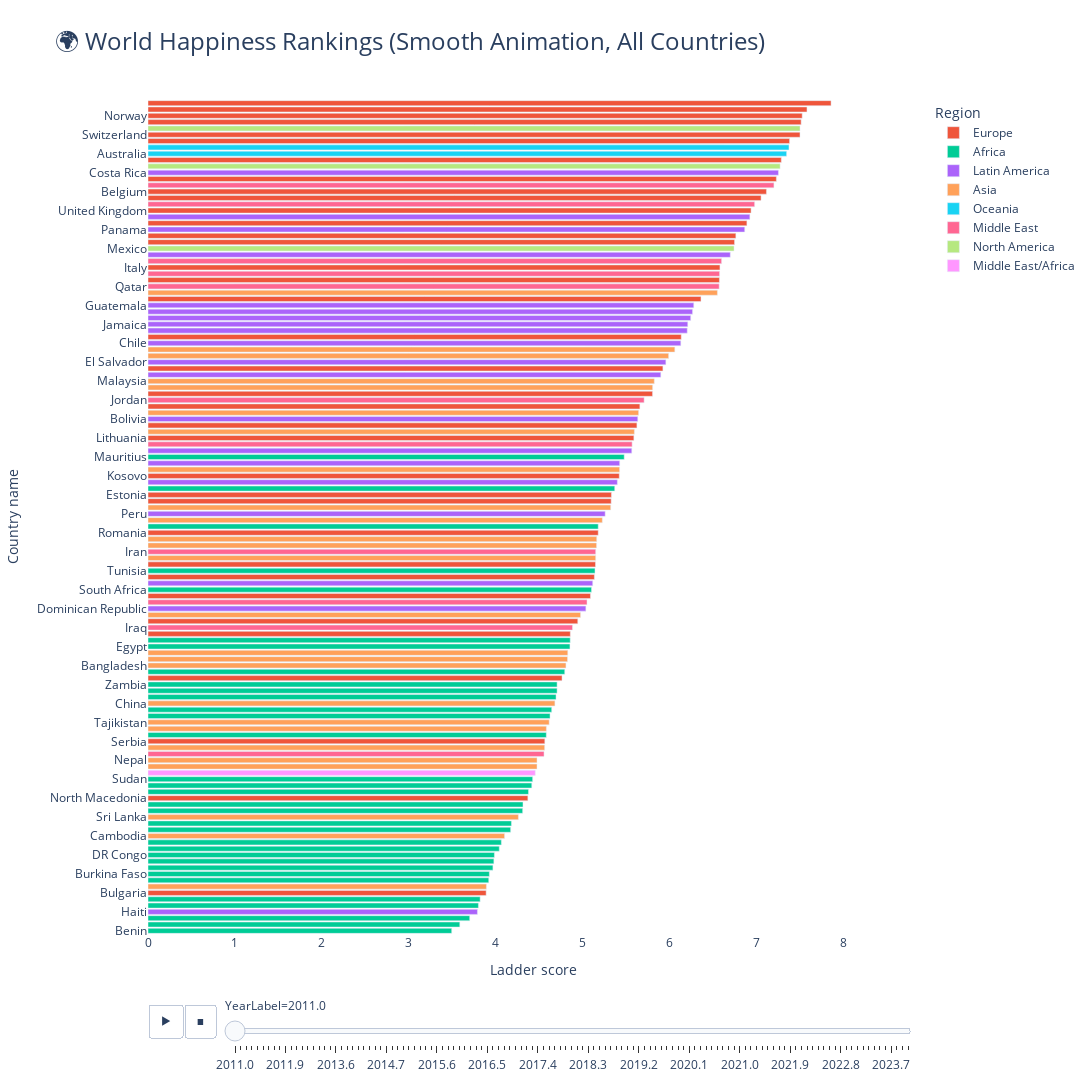

Notebook source saved alongside this figure:
### Code cell
rankings = df[["Year", "Country name", "Rank", "Ladder score", "Region"]].sort_values(["Year", "Rank"])

years = sorted(df["Year"].unique())
all_frames = []

for i in range(len(years) - 1):
    year_start, year_end = years[i], years[i+1]
    df_start = df[df["Year"] == year_start].set_index("Country name")
    df_end = df[df["Year"] == year_end].set_index("Country name")
    
    # Align by country (drop if missing in either year)
    common_countries = df_start.index.intersection(df_end.index)
    df_start, df_end = df_start.loc[common_countries], df_end.loc[common_countries]
    
    # Generate smooth intermediate frames (10 steps per year)
    steps = 10
    for j in range(steps):
        alpha = j / steps
        df_interp = df_start.copy()
        for col in ["Ladder score", "Rank"]:
            df_interp[col] = (1-alpha)*df_start[col] + alpha*df_end[col]
        df_interp["Year"] = year_start + alpha*(year_end - year_start)
        all_frames.append(df_interp.reset_index())

# Add final year
all_frames.append(df[df["Year"] == years[-1]])

# Concatenate interpolated frames
df_smooth = pd.concat(all_frames, ignore_index=True)

# Round year labels for animation
df_smooth["YearLabel"] = df_smooth["Year"].round(1).astype(str)

# -----------------------------
# Plotly Bar Chart Race
# -----------------------------
fig = px.bar(
    df_smooth,
    x="Ladder score",
    y="Country name",
    orientation="h",
    color="Region",
    animation_frame="YearLabel",
    animation_group="Country name",
    range_x=[0, df["Ladder score"].max() + 1],
    title="🌍 World Happiness Rankings (Smooth Animation, All Countries)",
    height=1400, width=1600
)

# Make Rank 1 appear at top
fig.update_layout(
    yaxis={'categoryorder':'total ascending'},
    font=dict(size=12),
    title_font=dict(size=24),
    plot_bgcolor='white'
)

# Slow down animation
fig.layout.updatemenus[0].buttons[0].args[1]['frame']['duration'] = 3000
fig.layout.updatemenus[0].buttons[0].args[1]['transition']['duration'] = 3000

fig.show()

### Figure 1 — Plotly figure (JSON) as saved in the notebook; plotly's stock layout.template omitted (floating-point values rounded to 4 significant figures)
{"data": [{"hovertemplate": "Region=Europe<br>YearLabel=2011.0<br>Ladder score=%{x}<br>Country name=%{y}<extra></extra>", "ids": ["Albania", "Austria", "Belgium", "Bosnia and Herzegovina", "Bulgaria", "Croatia", "Czechia", "Denmark", "Estonia", "Finland", "France", "Germany", "Greece", "Hungary", "Iceland", "Ireland", "Italy", "Kosovo", "Latvia", "Lithuania", "Luxembourg", "Montenegro", "Netherlands", "North Macedonia", "Norway", "Poland", "Portugal", "Romania", "Serbia", "Slovakia", "Slovenia", "Spain", "Sweden", "Switzerland", "Ukraine", "United Kingdom"], "legendgroup": "Europe", "marker": {"color": "#EF553B", "pattern": {"shape": ""}}, "name": "Europe", "orientation": "h", "showlegend": true, "textposition": "auto", "type": "bar", "x": [5.134, 7.227, 7.113, 4.857, 3.889, 5.623, 6.36, 7.856, 5.33, 7.579, 6.746, 6.572, 6.133, 4.943, 6.888, 7.284, 6.578, 5.42, 4.762, 5.588, 7.051, 5.147, 7.512, 4.369, 7.524, 5.803, 5.327, 5.178, 4.564, 5.657, 5.922, 6.761, 7.379, 7.499, 5.089, 6.936], "xaxis": "x", "y": ["Albania", "Austria", "Belgium", "Bosnia and Herzegovina", "Bulgaria", "Croatia", "Czechia", "Denmark", "Estonia", "Finland", "France", "Germany", "Greece", "Hungary", "Iceland", "Ireland", "Italy", "Kosovo", "Latvia", "Lithuania", "Luxembourg", "Montenegro", "Netherlands", "North Macedonia", "Norway", "Poland", "Portugal", "Romania", "Serbia", "Slovakia", "Slovenia", "Spain", "Sweden", "Switzerland", "Ukraine", "United Kingdom"], "yaxis": "y"}, {"hovertemplate": "Region=Africa<br>YearLabel=2011.0<br>Ladder score=%{x}<br>Country name=%{y}<extra></extra>", "ids": ["Algeria", "Benin", "Botswana", "Burkina Faso", "Cameroon", "Chad", "Comoros", "Congo", "DR Congo", "Egypt", "Ethiopia", "Ghana", "Guinea", "Kenya", "Liberia", "Libya", "Madagascar", "Malawi", "Mali", "Mauritania", "Mauritius", "Morocco", "Mozambique", "Nigeria", "Senegal", "Sierra Leone", "South Africa", "Sudan", "Tanzania", "Tunisia", "Uganda", "Zambia", "Zimbabwe"], "legendgroup": "Africa", "marker": {"color": "#00cc96", "pattern": {"shape": ""}}, "name": "Africa", "orientation": "h", "showlegend": true, "textposition": "auto", "type": "bar", "x": [5.368, 3.493, 4.581, 3.926, 4.376, 3.919, 3.7, 3.82, 3.984, 4.853, 4.064, 4.705, 4.171, 4.18, 4.04, 5.178, 4.309, 4.624, 3.967, 4.643, 5.477, 4.793, 4.693, 4.856, 4.414, 3.586, 5.101, 4.424, 3.8, 5.141, 4.313, 4.705, 3.978], "xaxis": "x", "y": ["Algeria", "Benin", "Botswana", "Burkina Faso", "Cameroon", "Chad", "Comoros", "Congo", "DR Congo", "Egypt", "Ethiopia", "Ghana", "Guinea", "Kenya", "Liberia", "Libya", "Madagascar", "Malawi", "Mali", "Mauritania", "Mauritius", "Morocco", "Mozambique", "Nigeria", "Senegal", "Sierra Leone", "South Africa", "Sudan", "Tanzania", "Tunisia", "Uganda", "Zambia", "Zimbabwe"], "yaxis": "y"}, {"hovertemplate": "Region=Latin America<br>YearLabel=2011.0<br>Ladder score=%{x}<br>Country name=%{y}<extra></extra>", "ids": ["Argentina", "Bolivia", "Brazil", "Chile", "Colombia", "Costa Rica", "Dominican Republic", "Ecuador", "El Salvador", "Guatemala", "Haiti", "Honduras", "Jamaica", "Nicaragua", "Panama", "Paraguay", "Peru", "Trinidad and Tobago", "Uruguay", "Venezuela"], "legendgroup": "Latin America", "marker": {"color": "#ab63fa", "pattern": {"shape": ""}}, "name": "Latin America", "orientation": "h", "showlegend": true, "textposition": "auto", "type": "bar", "x": [6.242, 5.633, 6.697, 6.128, 6.202, 7.251, 5.036, 5.425, 5.956, 6.277, 3.789, 5.564, 6.208, 5.115, 6.863, 5.398, 5.258, 6.263, 5.898, 6.922], "xaxis": "x", "y": ["Argentina", "Bolivia", "Brazil", "Chile", "Colombia", "Costa Rica", "Dominican Republic", "Ecuador", "El Salvador", "Guatemala", "Haiti", "Honduras", "Jamaica", "Nicaragua", "Panama", "Paraguay", "Peru", "Trinidad and Tobago", "Uruguay", "Venezuela"], "yaxis": "y"}, {"hovertemplate": "Region=Asia<br>YearLabel=2011.0<br>Ladder score=%{x}<br>Country name=%{y}<extra></extra>", "ids": ["Armenia", "Azerbaijan", "Bangladesh", "Cambodia", "China", "Georgia", "Hong Kong SAR of China", "India", "Indonesia", "Japan", "Kazakhstan", "Kyrgyzstan", "Lao PDR", "Malaysia", "Mongolia", "Myanmar", "Nepal", "Pakistan", "Philippines", "Republic of Korea", "Singapore", "Sri Lanka", "Taiwan Province of China", "Tajikistan", "Thailand", "Uzbekistan"], "legendgroup": "Asia", "marker": {"color": "#FFA15A", "pattern": {"shape": ""}}, "name": "Asia", "orientation": "h", "showlegend": true, "textposition": "auto", "type": "bar", "x": [4.474, 4.582, 4.807, 4.101, 4.68, 3.892, 5.424, 4.975, 5.159, 6.059, 5.594, 4.828, 5.161, 5.823, 4.562, 5.322, 4.474, 5.149, 4.825, 5.643, 6.549, 4.26, 5.988, 4.614, 5.804, 5.225], "xaxis": "x", "y": ["Armenia", "Azerbaijan", "Bangladesh", "Cambodia", "China", "Georgia", "Hong Kong SAR of China", "India", "Indonesia", "Japan", "Kazakhstan", "Kyrgyzstan", "Lao PDR", "Malaysia", "Mongolia", "Myanmar", "Nepal", "Pakistan", "Philippines", "Republic of Korea", "Singapore", "Sri Lanka", "Taiwan Province of China", "Tajikistan", "Thailand", "Uzbekistan"], "yaxis": "y"}, {"hovertemplate": "Region=Oceania<br>YearLabel=2011.0<br>Ladder score=%{x}<br>Country name=%{y}<extra></extra>", "ids": ["Australia", "New Zealand"], "legendgroup": "Oceania", "marker": {"color": "#19d3f3", "pattern": {"shape": ""}}, "name": "Oceania", "orientation": "h", "showlegend": true, "textposition": "auto", "type": "bar", "x": [7.345, 7.372], "xaxis": "x", "y": ["Australia", "New Zealand"], "yaxis": "y"}, {"hovertemplate": "Region=Middle East<br>YearLabel=2011.0<br>Ladder score=%{x}<br>Country name=%{y}<extra></extra>", "ids": ["Bahrain", "Iran", "Iraq", "Israel", "Jordan", "Kuwait", "Lebanon", "Qatar", "Saudi Arabia", "State of Palestine", "United Arab Emirates"], "legendgroup": "Middle East", "marker": {"color": "#FF6692", "pattern": {"shape": ""}}, "name": "Middle East", "orientation": "h", "showlegend": true, "textposition": "auto", "type": "bar", "x": [5.568, 5.149, 4.882, 7.199, 5.706, 6.574, 5.049, 6.569, 6.597, 4.555, 6.977], "xaxis": "x", "y": ["Bahrain", "Iran", "Iraq", "Israel", "Jordan", "Kuwait", "Lebanon", "Qatar", "Saudi Arabia", "State of Palestine", "United Arab Emirates"], "yaxis": "y"}, {"hovertemplate": "Region=North America<br>YearLabel=2011.0<br>Ladder score=%{x}<br>Country name=%{y}<extra></extra>", "ids": ["Canada", "Mexico", "United States"], "legendgroup": "North America", "marker": {"color": "#B6E880", "pattern": {"shape": ""}}, "name": "North America", "orientation": "h", "showlegend": true, "textposition": "auto", "type": "bar", "x": [7.499, 6.74, 7.27], "xaxis": "x", "y": ["Canada", "Mexico", "United States"], "yaxis": "y"}, {"hovertemplate": "Region=Middle East/Africa<br>YearLabel=2011.0<br>Ladder score=%{x}<br>Country name=%{y}<extra></extra>", "ids": ["Yemen"], "legendgroup": "Middle East/Africa", "marker": {"color": "#FF97FF", "pattern": {"shape": ""}}, "name": "Middle East/Africa", "orientation": "h", "showlegend": true, "textposition": "auto", "type": "bar", "x": [4.454], "xaxis": "x", "y": ["Yemen"], "yaxis": "y"}], "layout": {"barmode": "relative", "font": {"size": 12}, "height": 1400, "legend": {"title": {"text": "Region"}, "tracegroupgap": 0}, "plot_bgcolor": "white", "sliders": [{"active": 0, "currentvalue": {"prefix": "YearLabel="}, "len": 0.9, "pad": {"b": 10, "t": 60}, "steps": [{"args": [["2011.0"], {"frame": {"duration": 0, "redraw": true}, "fromcurrent": true, "mode": "immediate", "transition": {"duration": 0, "easing": "linear"}}], "label": "2011.0", "method": "animate"}, {"args": [["2011.1"], {"frame": {"duration": 0, "redraw": true}, "fromcurrent": true, "mode": "immediate", "transition": {"duration": 0, "easing": "linear"}}], "label": "2011.1", "method": "animate"}, {"args": [["2011.2"], {"frame": {"duration": 0, "redraw": true}, "fromcurrent": true, "mode": "immediate", "transition": {"duration": 0, "easing": "linear"}}], "label": "2011.2", "method": "animate"}, {"args": [["2011.3"], {"frame": {"duration": 0, "redraw": true}, "fromcurrent": true, "mode": "immediate", "transition": {"duration": 0, "easing": "linear"}}], "label": "2011.3", "method": "animate"}, {"args": [["2011.4"], {"frame": {"duration": 0, "redraw": true}, "fromcurrent": true, "mode": "immediate", "transition": {"duration": 0, "easing": "linear"}}], "label": "2011.4", "method": "animate"}, {"args": [["2011.5"], {"frame": {"duration": 0, "redraw": true}, "fromcurrent": true, "mode": "immediate", "transition": {"duration": 0, "easing": "linear"}}], "label": "2011.5", "method": "animate"}, {"args": [["2011.6"], {"frame": {"duration": 0, "redraw": true}, "fromcurrent": true, "mode": "immediate", "transition": {"duration": 0, "easing": "linear"}}], "label": "2011.6", "method": "animate"}, {"args": [["2011.7"], {"frame": {"duration": 0, "redraw": true}, "fromcurrent": true, "mode": "immediate", "transition": {"duration": 0, "easing": "linear"}}], "label": "2011.7", "method": "animate"}, {"args": [["2011.8"], {"frame": {"duration": 0, "redraw": true}, "fromcurrent": true, "mode": "immediate", "transition": {"duration": 0, "easing": "linear"}}], "label": "2011.8", "method": "animate"}, {"args": [["2011.9"], {"frame": {"duration": 0, "redraw": true}, "fromcurrent": true, "mode": "immediate", "transition": {"duration": 0, "easing": "linear"}}], "label": "2011.9", "method": "animate"}, {"args": [["2012.0"], {"frame": {"duration": 0, "redraw": true}, "fromcurrent": true, "mode": "immediate", "transition": {"duration": 0, "easing": "linear"}}], "label": "2012.0", "method": "animate"}, {"args": [["2012.2"], {"frame": {"duration": 0, "redraw": true}, "fromcurrent": true, "mode": "immediate", "transition": {"duration": 0, "easing": "linear"}}], "label": "2012.2", "method": "animate"}, {"args": [["2012.4"], {"frame": {"duration": 0, "redraw": true}, "fromcurrent": true, "mode": "immediate", "transition": {"duration": 0, "easing": "linear"}}], "label": "2012.4", "method": "animate"}, {"args": [["2012.6"], {"frame": {"duration": 0, "redraw": true}, "fromcurrent": true, "mode": "immediate", "transition": {"duration": 0, "easing": "linear"}}], "label": "2012.6", "method": "animate"}, {"args": [["2012.8"], {"frame": {"duration": 0, "redraw": true}, "fromcurrent": true, "mode": "immediate", "transition": {"duration": 0, "easing": "linear"}}], "label": "2012.8", "method": "animate"}, {"args": [["2013.0"], {"frame": {"duration": 0, "redraw": true}, "fromcurrent": true, "mode": "immediate", "transition": {"duration": 0, "easing": "linear"}}], "label": "2013.0", "method": "animate"}, {"args": [["2013.2"], {"frame": {"duration": 0, "redraw": true}, "fromcurrent": true, "mode": "immediate", "transition": {"duration": 0, "easing": "linear"}}], "label": "2013.2", "method": "animate"}, {"args": [["2013.4"], {"frame": {"duration": 0, "redraw": true}, "fromcurrent": true, "mode": "immediate", "transition": {"duration": 0, "easing": "linear"}}], "label": "2013.4", "method": "animate"}, {"args": [["2013.6"], {"frame": {"duration": 0, "redraw": true}, "fromcurrent": true, "mode": "immediate", "transition": {"duration": 0, "easing": "linear"}}], "label": "2013.6", "method": "animate"}, {"args": [["2013.8"], {"frame": {"duration": 0, "redraw": true}, "fromcurrent": true, "mode": "immediate", "transition": {"duration": 0, "easing": "linear"}}], "label": "2013.8", "method": "animate"}, {"args": [["2014.0"], {"frame": {"duration": 0, "redraw": true}, "fromcurrent": true, "mode": "immediate", "transition": {"duration": 0, "easing": "linear"}}], "label": "2014.0", "method": "animate"}, {"args": [["2014.1"], {"frame": {"duration": 0, "redraw": true}, "fromcurrent": true, "mode": "immediate", "transition": {"duration": 0, "easing": "linear"}}], "label": "2014.1", "method": "animate"}, {"args": [["2014.2"], {"frame": {"duration": 0, "redraw": true}, "fromcurrent": true, "mode": "immediate", "transition": {"duration": 0, "easing": "linear"}}], "label": "2014.2", "method": "animate"}, {"args": [["2014.3"], {"frame": {"duration": 0, "redraw": true}, "fromcurrent": true, "mode": "immediate", "transition": {"duration": 0, "easing": "linear"}}], "label": "2014.3", "method": "animate"}, {"args": [["2014.4"], {"frame": {"duration": 0, "redraw": true}, "fromcurrent": true, "mode": "immediate", "transition": {"duration": 0, "easing": "linear"}}], "label": "2014.4", "method": "animate"}, {"args": [["2014.5"], {"frame": {"duration": 0, "redraw": true}, "fromcurrent": true, "mode": "immediate", "transition": {"duration": 0, "easing": "linear"}}], "label": "2014.5", "method": "animate"}, {"args": [["2014.6"], {"frame": {"duration": 0, "redraw": true}, "fromcurrent": true, "mode": "immediate", "transition": {"duration": 0, "easing": "linear"}}], "label": "2014.6", "method": "animate"}, {"args": [["2014.7"], {"frame": {"duration": 0, "redraw": true}, "fromcurrent": true, "mode": "immediate", "transition": {"duration": 0, "easing": "linear"}}], "label": "2014.7", "method": "animate"}, {"args": [["2014.8"], {"frame": {"duration": 0, "redraw": true}, "fromcurrent": true, "mode": "immediate", "transition": {"duration": 0, "easing": "linear"}}], "label": "2014.8", "method": "animate"}, {"args": [["2014.9"], {"frame": {"duration": 0, "redraw": true}, "fromcurrent": true, "mode": "immediate", "transition": {"duration": 0, "easing": "linear"}}], "label": "2014.9", "method": "animate"}, {"args": [["2015.0"], {"frame": {"duration": 0, "redraw": true}, "fromcurrent": true, "mode": "immediate", "transition": {"duration": 0, "easing": "linear"}}], "label": "2015.0", "method": "animate"}, {"args": [["2015.1"], {"frame": {"duration": 0, "redraw": true}, "fromcurrent": true, "mode": "immediate", "transition": {"duration": 0, "easing": "linear"}}], "label": "2015.1", "method": "animate"}, {"args": [["2015.2"], {"frame": {"duration": 0, "redraw": true}, "fromcurrent": true, "mode": "immediate", "transition": {"duration": 0, "easing": "linear"}}], "label": "2015.2", "method": "animate"}, {"args": [["2015.3"], {"frame": {"duration": 0, "redraw": true}, "fromcurrent": true, "mode": "immediate", "transition": {"duration": 0, "easing": "linear"}}], "label": "2015.3", "method": "animate"}, {"args": [["2015.4"], {"frame": {"duration": 0, "redraw": true}, "fromcurrent": true, "mode": "immediate", "transition": {"duration": 0, "easing": "linear"}}], "label": "2015.4", "method": "animate"}, {"args": [["2015.5"], {"frame": {"duration": 0, "redraw": true}, "fromcurrent": true, "mode": "immediate", "transition": {"duration": 0, "easing": "linear"}}], "label": "2015.5", "method": "animate"}, {"args": [["2015.6"], {"frame": {"duration": 0, "redraw": true}, "fromcurrent": true, "mode": "immediate", "transition": {"duration": 0, "easing": "linear"}}], "label": "2015.6", "method": "animate"}, {"args": [["2015.7"], {"frame": {"duration": 0, "redraw": true}, "fromcurrent": true, "mode": "immediate", "transition": {"duration": 0, "easing": "linear"}}], "label": "2015.7", "method": "animate"}, {"args": [["2015.8"], {"frame": {"duration": 0, "redraw": true}, "fromcurrent": true, "mode": "immediate", "transition": {"duration": 0, "easing": "linear"}}], "label": "2015.8", "method": "animate"}, {"args": [["2015.9"], {"frame": {"duration": 0, "redraw": true}, "fromcurrent": true, "mode": "immediate", "transition": {"duration": 0, "easing": "linear"}}], "label": "2015.9", "method": "animate"}, {"args": [["2016.0"], {"frame": {"duration": 0, "redraw": true}, "fromcurrent": true, "mode": "immediate", "transition": {"duration": 0, "easing": "linear"}}], "label": "2016.0", "method": "animate"}, {"args": [["2016.1"], {"frame": {"duration": 0, "redraw": true}, "fromcurrent": true, "mode": "immediate", "transition": {"duration": 0, "easing": "linear"}}], "label": "2016.1", "method": "animate"}, {"args": [["2016.2"], {"frame": {"duration": 0, "redraw": true}, "fromcurrent": true, "mode": "immediate", "transition": {"duration": 0, "easing": "linear"}}], "label": "2016.2", "method": "animate"}, {"args": [["2016.3"], {"frame": {"duration": 0, "redraw": true}, "fromcurrent": true, "mode": "immediate", "transition": {"duration": 0, "easing": "linear"}}], "label": "2016.3", "method": "animate"}, {"args": [["2016.4"], {"frame": {"duration": 0, "redraw": true}, "fromcurrent": true, "mode": "immediate", "transition": {"duration": 0, "easing": "linear"}}], "label": "2016.4", "method": "animate"}, {"args": [["2016.5"], {"frame": {"duration": 0, "redraw": true}, "fromcurrent": true, "mode": "immediate", "transition": {"duration": 0, "easing": "linear"}}], "label": "2016.5", "method": "animate"}, {"args": [["2016.6"], {"frame": {"duration": 0, "redraw": true}, "fromcurrent": true, "mode": "immediate", "transition": {"duration": 0, "easing": "linear"}}], "label": "2016.6", "method": "animate"}, {"args": [["2016.7"], {"frame": {"duration": 0, "redraw": true}, "fromcurrent": true, "mode": "immediate", "transition": {"duration": 0, "easing": "linear"}}], "label": "2016.7", "method": "animate"}, {"args": [["2016.8"], {"frame": {"duration": 0, "redraw": true}, "fromcurrent": true, "mode": "immediate", "transition": {"duration": 0, "easing": "linear"}}], "label": "2016.8", "method": "animate"}, {"args": [["2016.9"], {"frame": {"duration": 0, "redraw": true}, "fromcurrent": true, "mode": "immediate", "transition": {"duration": 0, "easing": "linear"}}], "label": "2016.9", "method": "animate"}, {"args": [["2017.0"], {"frame": {"duration": 0, "redraw": true}, "fromcurrent": true, "mode": "immediate", "transition": {"duration": 0, "easing": "linear"}}], "label": "2017.0", "method": "animate"}, {"args": [["2017.1"], {"frame": {"duration": 0, "redraw": true}, "fromcurrent": true, "mode": "immediate", "transition": {"duration": 0, "easing": "linear"}}], "label": "2017.1", "method": "animate"}, {"args": [["2017.2"], {"frame": {"duration": 0, "redraw": true}, "fromcurrent": true, "mode": "immediate", "transition": {"duration": 0, "easing": "linear"}}], "label": "2017.2", "method": "animate"}, {"args": [["2017.3"], {"frame": {"duration": 0, "redraw": true}, "fromcurrent": true, "mode": "immediate", "transition": {"duration": 0, "easing": "linear"}}], "label": "2017.3", "method": "animate"}, {"args": [["2017.4"], {"frame": {"duration": 0, "redraw": true}, "fromcurrent": true, "mode": "immediate", "transition": {"duration": 0, "easing": "linear"}}], "label": "2017.4", "method": "animate"}, {"args": [["2017.5"], {"frame": {"duration": 0, "redraw": true}, "fromcurrent": true, "mode": "immediate", "transition": {"duration": 0, "easing": "linear"}}], "label": "2017.5", "method": "animate"}, {"args": [["2017.6"], {"frame": {"duration": 0, "redraw": true}, "fromcurrent": true, "mode": "immediate", "transition": {"duration": 0, "easing": "linear"}}], "label": "2017.6", "method": "animate"}, {"args": [["2017.7"], {"frame": {"duration": 0, "redraw": true}, "fromcurrent": true, "mode": "immediate", "transition": {"duration": 0, "easing": "linear"}}], "label": "2017.7", "method": "animate"}, {"args": [["2017.8"], {"frame": {"duration": 0, "redraw": true}, "fromcurrent": true, "mode": "immediate", "transition": {"duration": 0, "easing": "linear"}}], "label": "2017.8", "method": "animate"}, {"args": [["2017.9"], {"frame": {"duration": 0, "redraw": true}, "fromcurrent": true, "mode": "immediate", "transition": {"duration": 0, "easing": "linear"}}], "label": "2017.9", "method": "animate"}, {"args": [["2018.0"], {"frame": {"duration": 0, "redraw": true}, "fromcurrent": true, "mode": "immediate", "transition": {"duration": 0, "easing": "linear"}}], "label": "2018.0", "method": "animate"}, {"args": [["2018.1"], {"frame": {"duration": 0, "redraw": true}, "fromcurrent": true, "mode": "immediate", "transition": {"duration": 0, "easing": "linear"}}], "label": "2018.1", "method": "animate"}, {"args": [["2018.2"], {"frame": {"duration": 0, "redraw": true}, "fromcurrent": true, "mode": "immediate", "transition": {"duration": 0, "easing": "linear"}}], "label": "2018.2", "method": "animate"}, {"args": [["2018.3"], {"frame": {"duration": 0, "redraw": true}, "fromcurrent": true, "mode": "immediate", "transition": {"duration": 0, "easing": "linear"}}], "label": "2018.3", "method": "animate"}, {"args": [["2018.4"], {"frame": {"duration": 0, "redraw": true}, "fromcurrent": true, "mode": "immediate", "transition": {"duration": 0, "easing": "linear"}}], "label": "2018.4", "method": "animate"}, {"args": [["2018.5"], {"frame": {"duration": 0, "redraw": true}, "fromcurrent": true, "mode": "immediate", "transition": {"duration": 0, "easing": "linear"}}], "label": "2018.5", "method": "animate"}, {"args": [["2018.6"], {"frame": {"duration": 0, "redraw": true}, "fromcurrent": true, "mode": "immediate", "transition": {"duration": 0, "easing": "linear"}}], "label": "2018.6", "method": "animate"}, {"args": [["2018.7"], {"frame": {"duration": 0, "redraw": true}, "fromcurrent": true, "mode": "immediate", "transition": {"duration": 0, "easing": "linear"}}], "label": "2018.7", "method": "animate"}, {"args": [["2018.8"], {"frame": {"duration": 0, "redraw": true}, "fromcurrent": true, "mode": "immediate", "transition": {"duration": 0, "easing": "linear"}}], "label": "2018.8", "method": "animate"}, {"args": [["2018.9"], {"frame": {"duration": 0, "redraw": true}, "fromcurrent": true, "mode": "immediate", "transition": {"duration": 0, "easing": "linear"}}], "label": "2018.9", "method": "animate"}, {"args": [["2019.0"], {"frame": {"duration": 0, "redraw": true}, "fromcurrent": true, "mode": "immediate", "transition": {"duration": 0, "easing": "linear"}}], "label": "2019.0", "method": "animate"}, {"args": [["2019.1"], {"frame": {"duration": 0, "redraw": true}, "fromcurrent": true, "mode": "immediate", "transition": {"duration": 0, "easing": "linear"}}], "label": "2019.1", "method": "animate"}, {"args": [["2019.2"], {"frame": {"duration": 0, "redraw": true}, "fromcurrent": true, "mode": "immediate", "transition": {"duration": 0, "easing": "linear"}}], "label": "2019.2", "method": "animate"}, {"args": [["2019.3"], {"frame": {"duration": 0, "redraw": true}, "fromcurrent": true, "mode": "immediate", "transition": {"duration": 0, "easing": "linear"}}], "label": "2019.3", "method": "animate"}, {"args": [["2019.4"], {"frame": {"duration": 0, "redraw": true}, "fromcurrent": true, "mode": "immediate", "transition": {"duration": 0, "easing": "linear"}}], "label": "2019.4", "method": "animate"}, {"args": [["2019.5"], {"frame": {"duration": 0, "redraw": true}, "fromcurrent": true, "mode": "immediate", "transition": {"duration": 0, "easing": "linear"}}], "label": "2019.5", "method": "animate"}, {"args": [["2019.6"], {"frame": {"duration": 0, "redraw": true}, "fromcurrent": true, "mode": "immediate", "transition": {"duration": 0, "easing": "linear"}}], "label": "2019.6", "method": "animate"}, {"args": [["2019.7"], {"frame": {"duration": 0, "redraw": true}, "fromcurrent": true, "mode": "immediate", "transition": {"duration": 0, "easing": "linear"}}], "label": "2019.7", "method": "animate"}, {"args": [["2019.8"], {"frame": {"duration": 0, "redraw": true}, "fromcurrent": true, "mode": "immediate", "transition": {"duration": 0, "easing": "linear"}}], "label": "2019.8", "method": "animate"}, {"args": [["2019.9"], {"frame": {"duration": 0, "redraw": true}, "fromcurrent": true, "mode": "immediate", "transition": {"duration": 0, "easing": "linear"}}], "label": "2019.9", "method": "animate"}, {"args": [["2020.0"], {"frame": {"duration": 0, "redraw": true}, "fromcurrent": true, "mode": "immediate", "transition": {"duration": 0, "easing": "linear"}}], "label": "2020.0", "method": "animate"}, {"args": [["2020.1"], {"frame": {"duration": 0, "redraw": true}, "fromcurrent": true, "mode": "immediate", "transition": {"duration": 0, "easing": "linear"}}], "label": "2020.1", "method": "animate"}, {"args": [["2020.2"], {"frame": {"duration": 0, "redraw": true}, "fromcurrent": true, "mode": "immediate", "transition": {"duration": 0, "easing": "linear"}}], "label": "2020.2", "method": "animate"}, {"args": [["2020.3"], {"frame": {"duration": 0, "redraw": true}, "fromcurrent": true, "mode": "immediate", "transition": {"duration": 0, "easing": "linear"}}], "label": "2020.3", "method": "animate"}, {"args": [["2020.4"], {"frame": {"duration": 0, "redraw": true}, "fromcurrent": true, "mode": "immediate", "transition": {"duration": 0, "easing": "linear"}}], "label": "2020.4", "method": "animate"}, {"args": [["2020.5"], {"frame": {"duration": 0, "redraw": true}, "fromcurrent": true, "mode": "immediate", "transition": {"duration": 0, "easing": "linear"}}], "label": "2020.5", "method": "animate"}, {"args": [["2020.6"], {"frame": {"duration": 0, "redraw": true}, "fromcurrent": true, "mode": "immediate", "transition": {"duration": 0, "easing": "linear"}}], "label": "2020.6", "method": "animate"}, {"args": [["2020.7"], {"frame": {"duration": 0, "redraw": true}, "fromcurrent": true, "mode": "immediate", "transition": {"duration": 0, "easing": "linear"}}], "label": "2020.7", "method": "animate"}, {"args": [["2020.8"], {"frame": {"duration": 0, "redraw": true}, "fromcurrent": true, "mode": "immediate", "transition": {"duration": 0, "easing": "linear"}}], "label": "2020.8", "method": "animate"}, {"args": [["2020.9"], {"frame": {"duration": 0, "redraw": true}, "fromcurrent": true, "mode": "immediate", "transition": {"duration": 0, "easing": "linear"}}], "label": "2020.9", "method": "animate"}, {"args": [["2021.0"], {"frame": {"duration": 0, "redraw": true}, "fromcurrent": true, "mode": "immediate", "transition": {"duration": 0, "easing": "linear"}}], "label": "2021.0", "method": "animate"}, {"args": [["2021.1"], {"frame": {"duration": 0, "redraw": true}, "fromcurrent": true, "mode": "immediate", "transition": {"duration": 0, "easing": "linear"}}], "label": "2021.1", "method": "animate"}, {"args": [["2021.2"], {"frame": {"duration": 0, "redraw": true}, "fromcurrent": true, "mode": "immediate", "transition": {"duration": 0, "easing": "linear"}}], "label": "2021.2", "method": "animate"}, {"args": [["2021.3"], {"frame": {"duration": 0, "redraw": true}, "fromcurrent": true, "mode": "immediate", "transition": {"duration": 0, "easing": "linear"}}], "label": "2021.3", "method": "animate"}, {"args": [["2021.4"], {"frame": {"duration": 0, "redraw": true}, "fromcurrent": true, "mode": "immediate", "transition": {"duration": 0, "easing": "linear"}}], "label": "2021.4", "method": "animate"}, {"args": [["2021.5"], {"frame": {"duration": 0, "redraw": true}, "fromcurrent": true, "mode": "immediate", "transition": {"duration": 0, "easing": "linear"}}], "label": "2021.5", "method": "animate"}, {"args": [["2021.6"], {"frame": {"duration": 0, "redraw": true}, "fromcurrent": true, "mode": "immediate", "transition": {"duration": 0, "easing": "linear"}}], "label": "2021.6", "method": "animate"}, {"args": [["2021.7"], {"frame": {"duration": 0, "redraw": true}, "fromcurrent": true, "mode": "immediate", "transition": {"duration": 0, "easing": "linear"}}], "label": "2021.7", "method": "animate"}, {"args": [["2021.8"], {"frame": {"duration": 0, "redraw": true}, "fromcurrent": true, "mode": "immediate", "transition": {"duration": 0, "easing": "linear"}}], "label": "2021.8", "method": "animate"}, {"args": [["2021.9"], {"frame": {"duration": 0, "redraw": true}, "fromcurrent": true, "mode": "immediate", "transition": {"duration": 0, "easing": "linear"}}], "label": "2021.9", "method": "animate"}, {"args": [["2022.0"], {"frame": {"duration": 0, "redraw": true}, "fromcurrent": true, "mode": "immediate", "transition": {"duration": 0, "easing": "linear"}}], "label": "2022.0", "method": "animate"}, {"args": [["2022.1"], {"frame": {"duration": 0, "redraw": true}, "fromcurrent": true, "mode": "immediate", "transition": {"duration": 0, "easing": "linear"}}], "label": "2022.1", "method": "animate"}, {"args": [["2022.2"], {"frame": {"duration": 0, "redraw": true}, "fromcurrent": true, "mode": "immediate", "transition": {"duration": 0, "easing": "linear"}}], "label": "2022.2", "method": "animate"}, {"args": [["2022.3"], {"frame": {"duration": 0, "redraw": true}, "fromcurrent": true, "mode": "immediate", "transition": {"duration": 0, "easing": "linear"}}], "label": "2022.3", "method": "animate"}, {"args": [["2022.4"], {"frame": {"duration": 0, "redraw": true}, "fromcurrent": true, "mode": "immediate", "transition": {"duration": 0, "easing": "linear"}}], "label": "2022.4", "method": "animate"}, {"args": [["2022.5"], {"frame": {"duration": 0, "redraw": true}, "fromcurrent": true, "mode": "immediate", "transition": {"duration": 0, "easing": "linear"}}], "label": "2022.5", "method": "animate"}, {"args": [["2022.6"], {"frame": {"duration": 0, "redraw": true}, "fromcurrent": true, "mode": "immediate", "transition": {"duration": 0, "easing": "linear"}}], "label": "2022.6", "method": "animate"}, {"args": [["2022.7"], {"frame": {"duration": 0, "redraw": true}, "fromcurrent": true, "mode": "immediate", "transition": {"duration": 0, "easing": "linear"}}], "label": "2022.7", "method": "animate"}, {"args": [["2022.8"], {"frame": {"duration": 0, "redraw": true}, "fromcurrent": true, "mode": "immediate", "transition": {"duration": 0, "easing": "linear"}}], "label": "2022.8", "method": "animate"}, {"args": [["2022.9"], {"frame": {"duration": 0, "redraw": true}, "fromcurrent": true, "mode": "immediate", "transition": {"duration": 0, "easing": "linear"}}], "label": "2022.9", "method": "animate"}, {"args": [["2023.0"], {"frame": {"duration": 0, "redraw": true}, "fromcurrent": true, "mode": "immediate", "transition": {"duration": 0, "easing": "linear"}}], "label": "2023.0", "method": "animate"}, {"args": [["2023.1"], {"frame": {"duration": 0, "redraw": true}, "fromcurrent": true, "mode": "immediate", "transition": {"duration": 0, "easing": "linear"}}], "label": "2023.1", "method": "animate"}, {"args": [["2023.2"], {"frame": {"duration": 0, "redraw": true}, "fromcurrent": true, "mode": "immediate", "transition": {"duration": 0, "easing": "linear"}}], "label": "2023.2", "method": "animate"}, {"args": [["2023.3"], {"frame": {"duration": 0, "redraw": true}, "fromcurrent": true, "mode": "immediate", "transition": {"duration": 0, "easing": "linear"}}], "label": "2023.3", "method": "animate"}, {"args": [["2023.4"], {"frame": {"duration": 0, "redraw": true}, "fromcurrent": true, "mode": "immediate", "transition": {"duration": 0, "easing": "linear"}}], "label": "2023.4", "method": "animate"}, {"args": [["2023.5"], {"frame": {"duration": 0, "redraw": true}, "fromcurrent": true, "mode": "immediate", "transition": {"duration": 0, "easing": "linear"}}], "label": "2023.5", "method": "animate"}, {"args": [["2023.6"], {"frame": {"duration": 0, "redraw": true}, "fromcurrent": true, "mode": "immediate", "transition": {"duration": 0, "easing": "linear"}}], "label": "2023.6", "method": "animate"}, {"args": [["2023.7"], {"frame": {"duration": 0, "redraw": true}, "fromcurrent": true, "mode": "immediate", "transition": {"duration": 0, "easing": "linear"}}], "label": "2023.7", "method": "animate"}, {"args": [["2023.8"], {"frame": {"duration": 0, "redraw": true}, "fromcurrent": true, "mode": "immediate", "transition": {"duration": 0, "easing": "linear"}}], "label": "2023.8", "method": "animate"}, {"args": [["2023.9"], {"frame": {"duration": 0, "redraw": true}, "fromcurrent": true, "mode": "immediate", "transition": {"duration": 0, "easing": "linear"}}], "label": "2023.9", "method": "animate"}, {"args": [["2024.0"], {"frame": {"duration": 0, "redraw": true}, "fromcurrent": true, "mode": "immediate", "transition": {"duration": 0, "easing": "linear"}}], "label": "2024.0", "method": "animate"}], "x": 0.1, "xanchor": "left", "y": 0, "yanchor": "top"}], "title": {"font": {"size": 24}, "text": "🌍 World Happiness Rankings (Smooth Animation, All Countries)"}, "updatemenus": [{"buttons": [{"args": [null, {"frame": {"duration": 3000, "redraw": true}, "fromcurrent": true, "mode": "immediate", "transition": {"duration": 3000, "easing": "linear"}}], "label": "&#9654;", "method": "animate"}, {"args": [[null], {"frame": {"duration": 0, "redraw": true}, "fromcurrent": true, "mode": "immediate", "transition": {"duration": 0, "easing": "linear"}}], "label": "&#9724;", "method": "animate"}], "direction": "left", "pad": {"r": 10, "t": 70}, "showactive": false, "type": "buttons", "x": 0.1, "xanchor": "right", "y": 0, "yanchor": "top"}], "width": 1600, "xaxis": {"anchor": "y", "domain": [0, 1], "range": [0, 8.856], "title": {"text": "Ladder score"}}, "yaxis": {"anchor": "x", "categoryorder": "total ascending", "domain": [0, 1], "title": {"text": "Country name"}}}}
